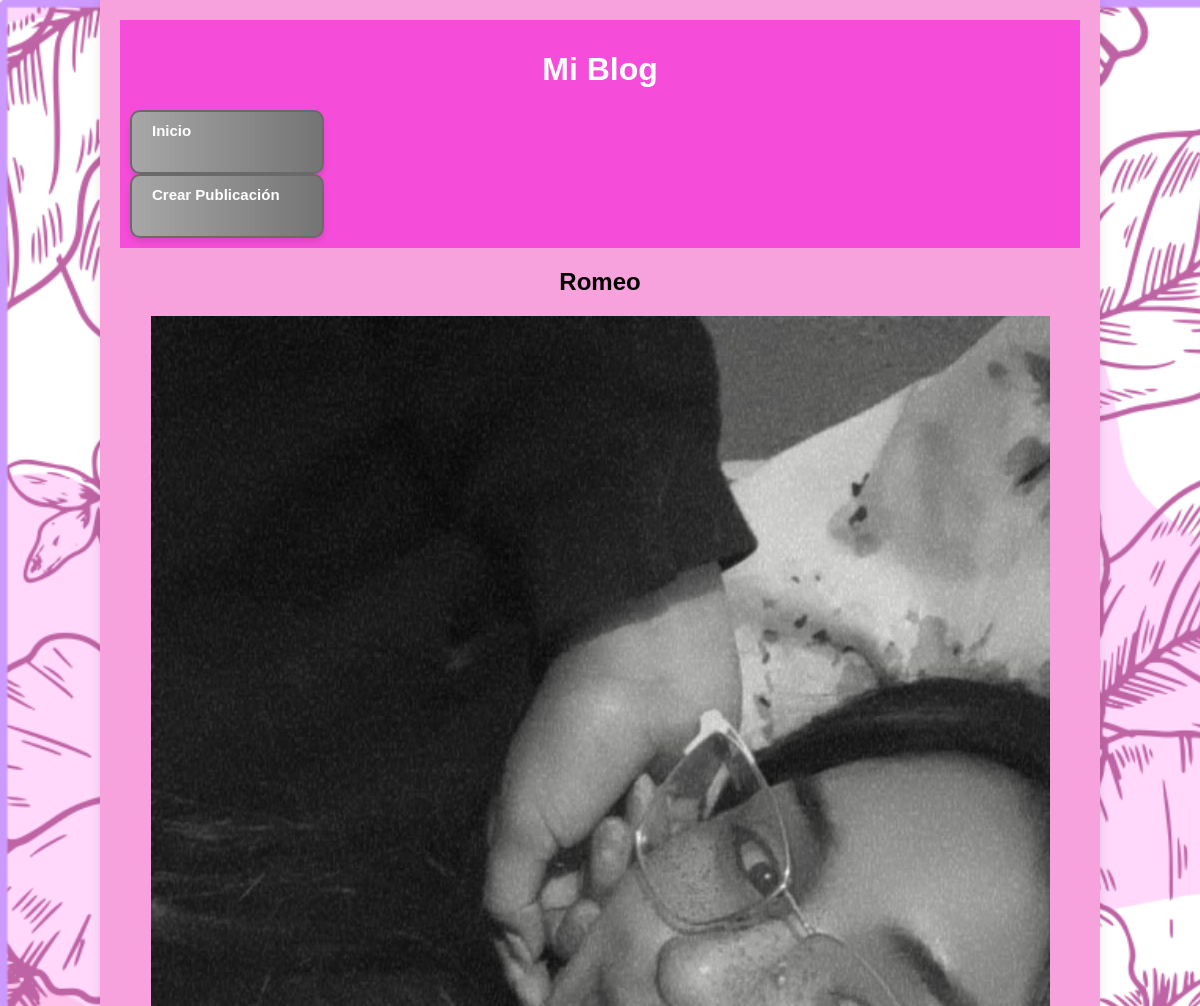
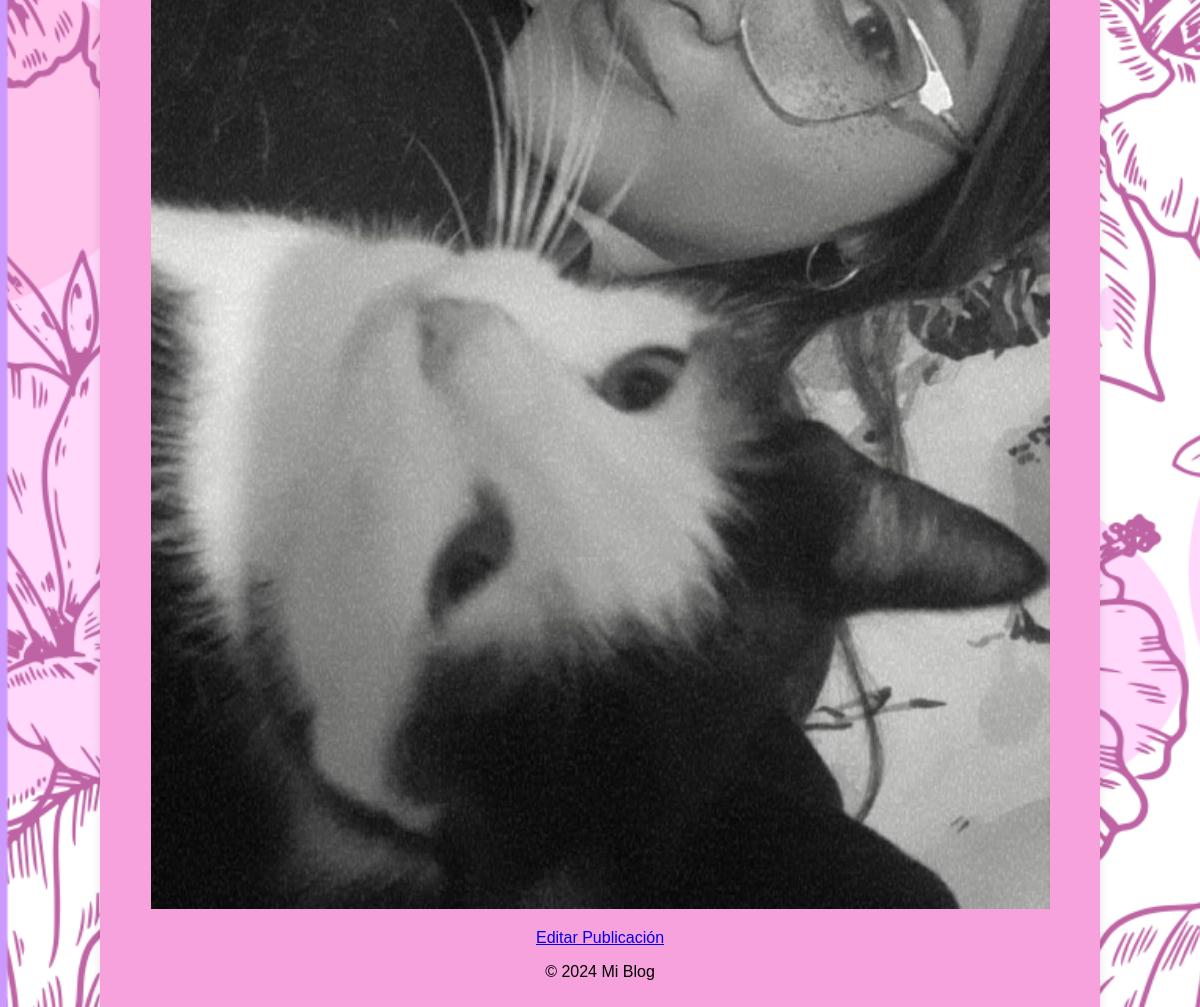
The app's page /post/4/ with its own data (2 pictures, top to bottom).
### blog/models.py (models this page shows, shortened)
class Post(models.Model):
    title = models.CharField(max_length=100)
    content = models.TextField()
    image = models.ImageField(upload_to='images/', null=True, blank=True)
    created_date = models.DateTimeField(auto_now_add=True)

### blog/views.py (the view)
# urls.py: path('post/<int:pk>/', views.post_detail, name='post_detail'),
def post_detail(request, pk):
    post = get_object_or_404(Post, pk=pk)
    if request.method == 'POST':
        form = CommentForm(request.POST)
        if form.is_valid():
            comment = form.save(commit=False)
            comment.post = post
            comment.save()
            return redirect('blog/post_detail', pk=post.pk)
    else:
        form = CommentForm()
    return render(request, 'blog/post_detail.html', {'post': post, 'form': form})

### blog/templates/blog/post_detail.html (shortened to what this page needs)
{% extends 'blog/base.html' %}
{% block content %}
    <article>
        <h2>{{ post.title }}</h2>
        {% if post.image %}
            <img src="{{ post.image.url }}" alt="Imagen de {{ post.title }}">
        {% else %}
            <p>No hay imagen disponible</p>
        {% endif %}
    </article>
    <a href="{% url 'post_edit' post.pk %}" class="btn">Editar Publicación</a>
{% endblock %}

### static/blog/style.css (style rules this page uses)
body { font-family: Arial, sans-serif; background-image: url("10.png"); background-size: cover; background-repeat: no-repeat; text-align: center; margin: 0; padding: 0; }

### records on screen
Post: title "Romeo", image (picture)
